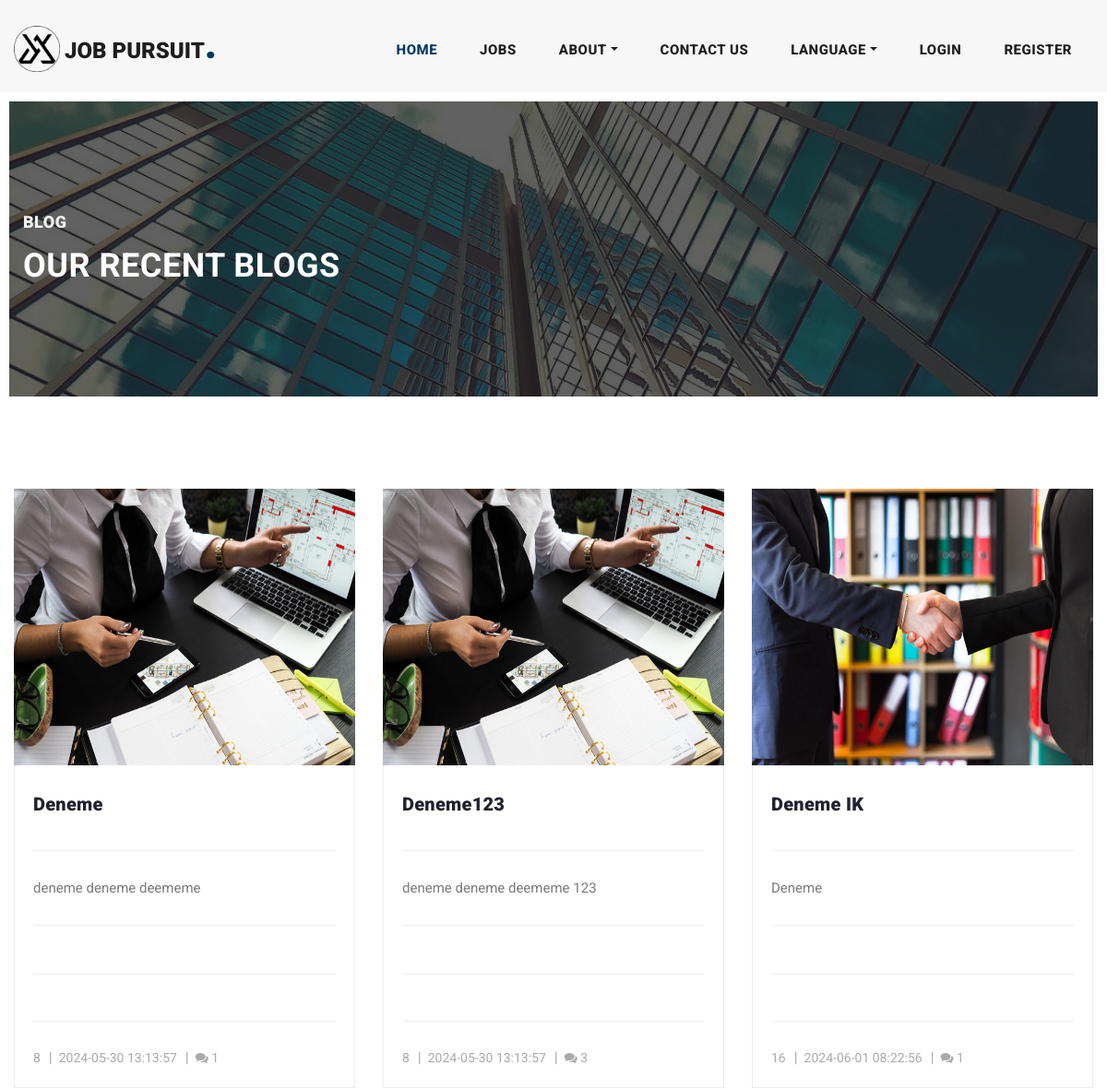
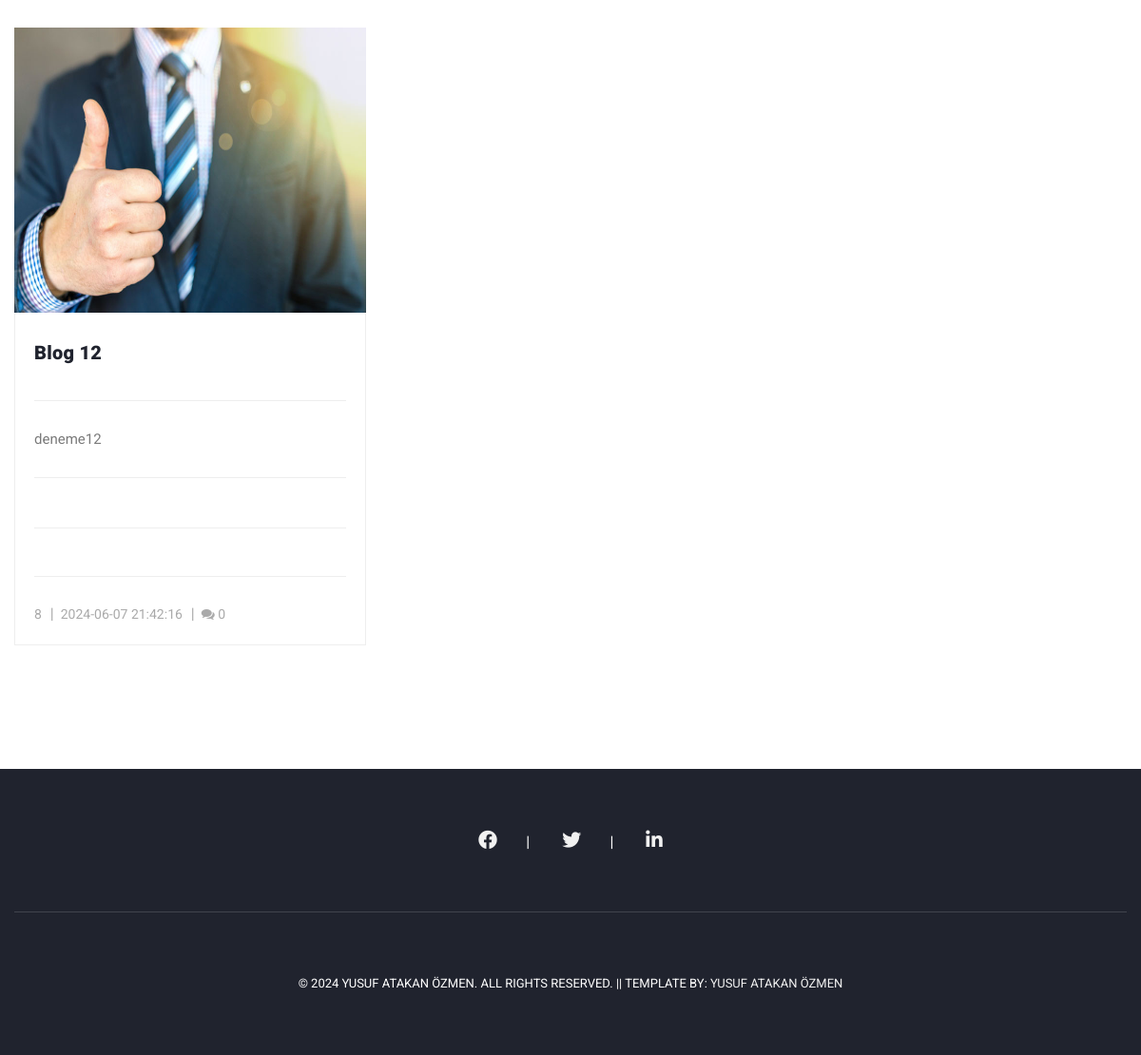
Screenshot of /blog.php with the database file from the repository (2 pictures, top to bottom).
### tables this page shows
CREATE TABLE `blog_posts` (
  `id` int(11) NOT NULL,
  `title` varchar(255) NOT NULL,
  `content` text NOT NULL,
  `img` varchar(255) DEFAULT NULL,
  `author_id` int(11) DEFAULT NULL,
  `created_at` timestamp NOT NULL DEFAULT current_timestamp()
);

### src/blog.php (the view, shortened to what this page needs)
<?php
include '../libs/language.php';
include '../libs/database.php';
try {
    $conn = new PDO("mysql:host=$servername;dbname=$dbname", $username, $password);
    $conn->setAttribute(PDO::ATTR_ERRMODE, PDO::ERRMODE_EXCEPTION);
    $stmt = $conn->prepare("
        SELECT blog_posts.*, COUNT(comments.id) AS comment_count
        FROM blog_posts
        LEFT JOIN comments ON blog_posts.id = comments.blog_id
        GROUP BY blog_posts.id
    ");
    $stmt->execute();
    $posts = $stmt->fetchAll(PDO::FETCH_ASSOC);
} catch (PDOException $e) {
    echo "Connection failed: " . $e->getMessage();
}
?>
<!DOCTYPE html>
<html lang="<?php echo $_SESSION['language']; ?>">
<head>
    <?php include '../includes/_header.php'; ?>
</head>
<body>
    <header class="">
        <?php include '../includes/_navbar.php'; ?>
    </header>
    <div class="heading-page header-text">
        <section class="page-heading">
            <div class="container">
                <div class="row">
                    <div class="col-lg-12">
                        <div class="text-content">
                            <h4><?php echo $lang['blog']; ?></h4>
                            <h2><?php echo $lang['our_recent_blogs']; ?></h2>
                        </div>
                    </div>
                </div>
            </div>
        </section>
    </div>
    <section class="blog-posts grid-system">
        <div class="container">
            <div class="row">
                <div class="col-lg-12">
                    <div class="all-blog-posts">
                        <div class="row">
                            <?php foreach ($posts as $post): ?>
                            <div class="col-lg-4">
                                <div class="blog-post">
                                    <div class="blog-thumb">
                                        <img src="../admin/<?php echo $post['img']; ?>" alt="">
                                    </div>
                                    <div class="down-content">
                                        <a href="blog-details.php?id=<?php echo $post['id']; ?>">
                                            <h4><?php echo htmlspecialchars($post['title'], ENT_QUOTES, 'UTF-8'); ?>
                                            </h4>
                                        </a>
                                        <p><?php echo htmlspecialchars(substr($post['content'], 0, 150), ENT_QUOTES, 'UTF-8') . (strlen($post['content']) > 150 ? '...' : ''); ?>
                                        </p>
                                        <ul class="post-info">
                                            <li><a
                                                    href="#"><?php echo htmlspecialchars($post['author_id'], ENT_QUOTES, 'UTF-8'); ?></a>
                                            </li>
                                            <li><a
                                                    href="#"><?php echo htmlspecialchars($post['created_at'], ENT_QUOTES, 'UTF-8'); ?></a>
                                            </li>
                                            <li><a href="#"><i class="fa fa-comments" title="Comments"></i>
                                                    <?php echo $post['comment_count']; ?></a></li>
                                        </ul>
                                    </div>
                                </div>
                            </div>
                            <?php endforeach; ?>
                        </div>
                    </div>
                </div>
            </div>
    </section>
    <?php include '../includes/_footer.php'; ?>
</body>
</html>

### assets/css/style.css (style rules this page uses)
body { font-family: 'Roboto', sans-serif; overflow-x: hidden; text-rendering: optimizeLegibility; -webkit-font-smoothing: antialiased; -moz-osx-font-smoothing: grayscale; }
p { margin-bottom: 0px; font-size: 15px; font-weight: 400; color: #7a7a7a; line-height: 30px; }
a { text-decoration: none !important; }
ul { padding: 0; margin: 0; list-style: none; }
h1, h2, h3, h4, h5, h6 { margin: 0px; }
.heading-page { padding-top: 110px; }
.page-heading { margin: 0px 10px; padding: 120px 0px; text-align: left; position: relative; background-position: center center; background-repeat: no-repeat; background-size: cover; background-image: url(../images/banner-image-1-1920x300.jpg); }
.page-heading:after { content: ''; position: absolute; top: 0; left: 0; right: 0; bottom: 0; background-color: rgba(30, 30, 30, .7); z-index: 1; }
.page-heading .container { position: relative; z-index: 2; }
.page-heading .text-content h4 { color: #f1f1f1; font-size: 18px; text-transform: uppercase; font-weight: 900; letter-spacing: 0.5px; margin-bottom: 15px; }
.page-heading .text-content h2 { color: #fff; font-size: 36px; font-weight: 700; text-transform: uppercase; letter-spacing: 0.5px; }
header { position: absolute; z-index: 99999; width: 100%; height: 100px; background-color: #f7f7f7; -webkit-transition: all 0.3s ease-in-out 0s; -moz-transition: all 0.3s ease-in-out 0s; -o-transition: all 0.3s ease-in-out 0s; transition: all 0.3s ease-in-out 0s; }
.blog-posts { margin-top: 100px; }
.blog-posts .blog-post { margin-bottom: 30px; height: 650px; overflow: hidden; display: flex; flex-direction: column; }
.blog-posts .blog-thumb img { width: 100%; height: 300px; object-fit: fill; }
.blog-posts .down-content { padding: 20px; border-right: 1px solid #eee; border-left: 1px solid #eee; border-bottom: 1px solid #eee; flex-grow: 1; display: flex; flex-direction: column; justify-content: space-between; }
.blog-posts .down-content h4 { font-size: 24px; text-transform: capitalize; letter-spacing: 0.5px; font-weight: 900; color: #20232e; margin: 10px 0px 12px 0px; }
.blog-posts .down-content ul.post-info li { display: inline-block; margin-right: 8px; }
.blog-posts .down-content ul.post-info li:after { content: '|'; color: #aaa; margin-left: 8px; }
.blog-posts .down-content h4 { font-size: 20px; letter-spacing: 0.25px; }
.grid-system .down-content ul.post-info li { margin-right: 3px; }
.grid-system .down-content ul.post-info li:after { margin-left: 5px; }
.blog-posts .down-content ul.post-info li:last-child::after { display: none; }
.blog-posts .down-content ul.post-info li a { font-size: 14px; color: #aaa; font-weight: 400; transition: all .3s; }
.blog-posts .down-content p { padding: 25px 0px; margin: 25px 0px; border-top: 1px solid #eee; border-bottom: 1px solid #eee; }

### rows the page displays
blog_posts: img (picture), title "Deneme", content "deneme deneme deememe", author "8", created_at "2024-05-30 13:13:57", comment_count "1"
blog_posts: img (picture), title "Deneme123", content "deneme deneme deememe 123", author "8", created_at "2024-05-30 13:13:57", comment_count "3"
blog_posts: img (picture), title "Deneme IK", content "Deneme", author "16", created_at "2024-06-01 08:22:56", comment_count "1"
blog_posts: img (picture), title "Blog 12", content "deneme12", author "8", created_at "2024-06-07 21:42:16", comment_count "0"

### other values shown
$lang['home'] "HOME"
$lang['jobs'] "JOBS"
$lang['about'] "ABOUT"
$lang['contact_us'] "CONTACT US"
$lang['language'] "LANGUAGE"
$lang['login'] "LOGIN"
$lang['register'] "REGISTER"
$lang['blog'] "BLOG"
$lang['our_recent_blogs'] "OUR RECENT BLOGS"
$lang['footer_text'] "© 2024 YUSUF ATAKAN ÖZMEN. ALL RIGHTS RESERVED."
